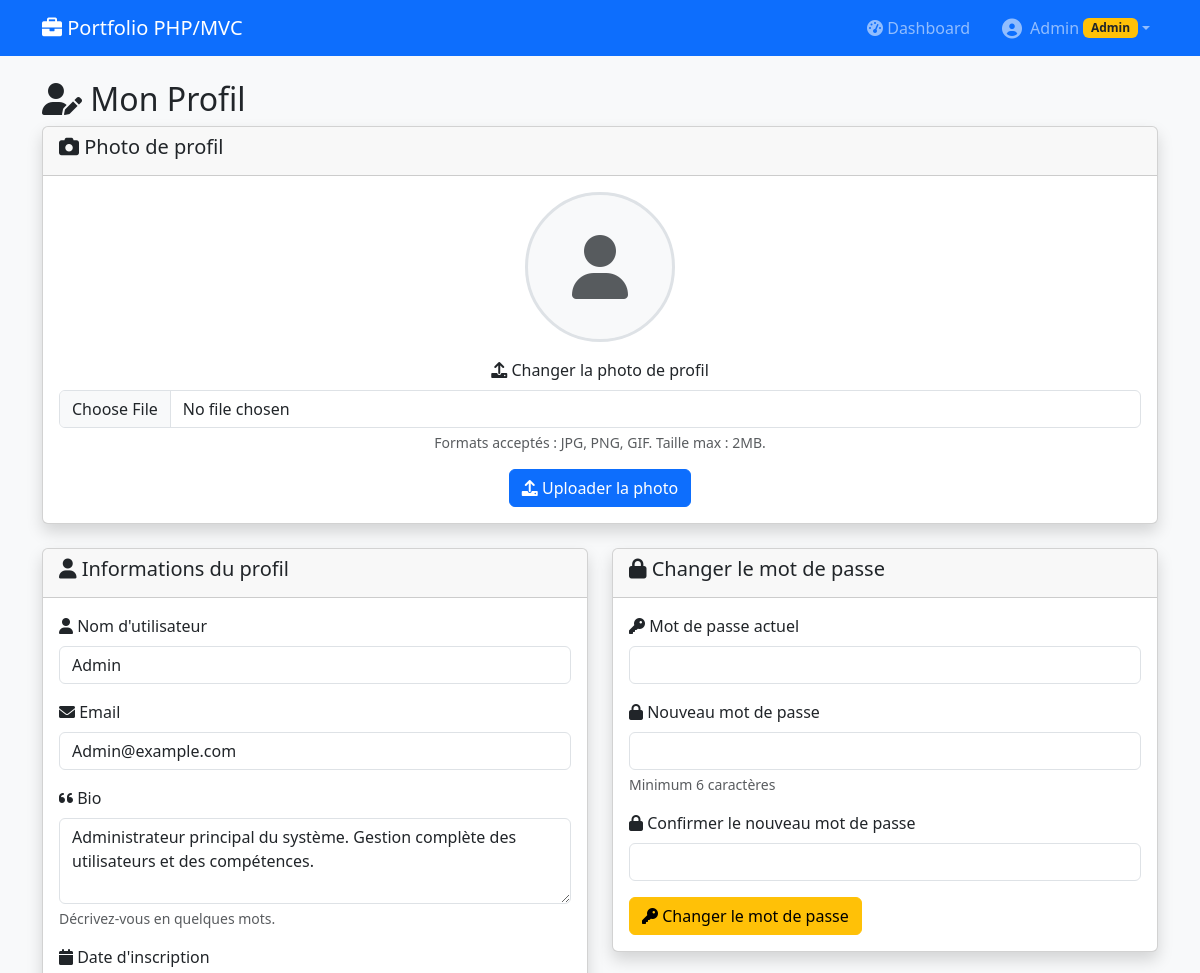
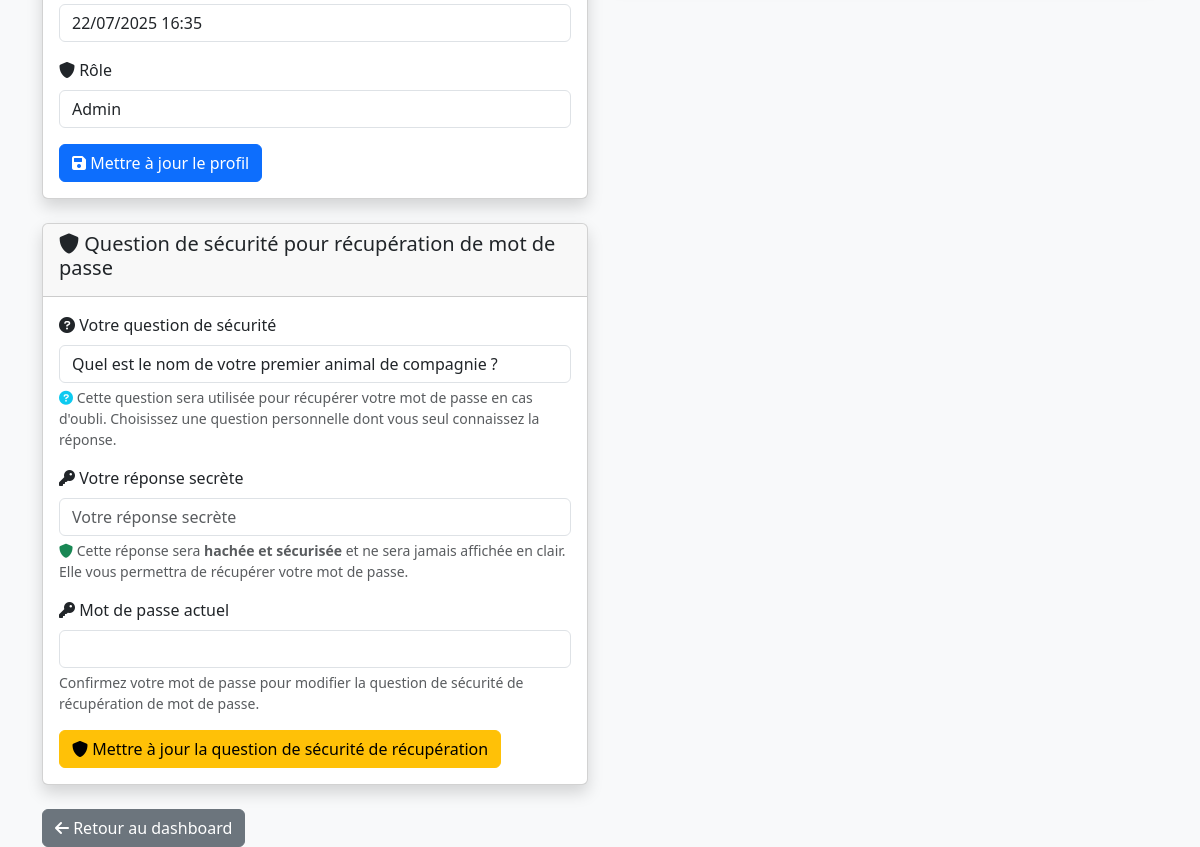
/index.php?action=profile (signed in), run on the app's committed database (2 pictures, top to bottom).
### tables this page shows
CREATE TABLE users (
    id INT AUTO_INCREMENT PRIMARY KEY,
    username VARCHAR(50) NOT NULL UNIQUE,
    email VARCHAR(100) NOT NULL UNIQUE,
    password VARCHAR(255) NOT NULL,
    role ENUM('user', 'admin') DEFAULT 'user',
    created_at TIMESTAMP DEFAULT CURRENT_TIMESTAMP,
    updated_at TIMESTAMP DEFAULT CURRENT_TIMESTAMP ON UPDATE CURRENT_TIMESTAMP,
    security_question VARCHAR(255) DEFAULT 'Quel est le nom de votre premier animal de compagnie ?',
    security_answer VARCHAR(255) DEFAULT 'chat',
    bio TEXT DEFAULT NULL,
    profile_picture VARCHAR(255) DEFAULT NULL,
    profile_completed BOOLEAN DEFAULT FALSE
);

### views/profile/index.php (the view, shortened to what the rows shown need)
<!DOCTYPE html>
<html lang="fr">
<head>
    <link href="https://cdn.jsdelivr.net/npm/bootstrap@5.3.0/dist/css/bootstrap.min.css" rel="stylesheet">
    <link href="https://cdnjs.cloudflare.com/ajax/libs/font-awesome/6.0.0/css/all.min.css" rel="stylesheet">
</head>
<body class="bg-light">
    <nav class="navbar navbar-expand-lg navbar-dark bg-primary">
        <div class="container">
            <a class="navbar-brand" href="index.php?action=dashboard">
                <i class="fas fa-briefcase"></i> <?= APP_NAME ?>
            </a>
            <div class="navbar-nav ms-auto">
                <a class="nav-link me-3" href="index.php?action=dashboard">
                    <i class="fas fa-tachometer-alt"></i> Dashboard
                </a>
                <div class="nav-item dropdown">
                    <a class="nav-link dropdown-toggle d-flex align-items-center" href="#" role="button" data-bs-toggle="dropdown" aria-expanded="false">
                        <i class="fas fa-user-circle fa-lg me-2"></i>
                        <?= htmlspecialchars($user['username']) ?>
                        <?php if ($authController->isAdmin()): ?>
                            <span class="badge bg-warning text-dark ms-1">Admin</span>
                        <?php endif; ?>
                    </a>
                </div>
            </div>
        </div>
    </nav>
    <div class="container mt-4">
        <div class="row">
            <div class="col-12">
                <h2><i class="fas fa-user-edit"></i> Mon Profil</h2>
                <div class="row">
                    <div class="col-12 mb-4">
                        <div class="card shadow">
                            <div class="card-header">
                                <h5><i class="fas fa-camera"></i> Photo de profil</h5>
                            </div>
                            <div class="card-body text-center">
                                <div class="bg-light rounded-circle d-inline-flex align-items-center justify-content-center mb-3"
                                     style="width: 150px; height: 150px; border: 3px solid #dee2e6;">
                                    <i class="fas fa-user fa-4x text-muted"></i>
                                </div>
                                <form method="POST" action="index.php?action=profile&subaction=upload_photo" enctype="multipart/form-data">
                                    <div class="mb-3">
                                        <label for="profile_picture" class="form-label">
                                            <i class="fas fa-upload"></i> Changer la photo de profil
                                        </label>
                                        <input type="file"
                                               class="form-control"
                                               id="profile_picture"
                                               name="profile_picture"
                                               accept="image/*"
                                               onchange="previewImage(this)">
                                        <div class="form-text">
                                            Formats acceptés : JPG, PNG, GIF. Taille max : 2MB.
                                        </div>
                                    </div>
                                    <button type="submit" class="btn btn-primary">
                                        <i class="fas fa-upload"></i> Uploader la photo
                                    </button>
                                </form>
                            </div>
                        </div>
                    </div>
                    <div class="col-md-6">
                        <div class="card shadow">
                            <div class="card-header">
                                <h5><i class="fas fa-user"></i> Informations du profil</h5>
                            </div>
                            <div class="card-body">
                                <form method="POST" action="index.php?action=profile&subaction=update">
                                    <div class="mb-3">
                                        <label for="username" class="form-label">
                                            <i class="fas fa-user"></i> Nom d'utilisateur
                                        </label>
                                        <input type="text"
                                               class="form-control"
                                               id="username"
                                               name="username"
                                               value="<?= htmlspecialchars($user['username']) ?>"
                                               minlength="3"
                                               required>
                                    </div>
                                    <div class="mb-3">
                                        <label for="email" class="form-label">
                                            <i class="fas fa-envelope"></i> Email
                                        </label>
                                        <input type="email"
                                               class="form-control"
                                               id="email"
                                               name="email"
                                               value="<?= htmlspecialchars($user['email']) ?>"
                                               autocomplete="email"
                                               required>
                                    </div>
                                    <div class="mb-3">
                                        <label for="bio" class="form-label">
                                            <i class="fas fa-quote-left"></i> Bio
                                        </label>
                                        <textarea class="form-control"
                                                  id="bio"
                                                  name="bio"
                                                  rows="3"
                                                  placeholder="Parlez-nous de vous..."><?= htmlspecialchars($userWithSecurity['bio'] ?? '') ?></textarea>
                                        <div class="form-text">
                                            Décrivez-vous en quelques mots.
                                        </div>
                                    </div>
                                    <div class="mb-3">
                                        <label class="form-label">
                                            <i class="fas fa-calendar"></i> Date d'inscription
                                        </label>
                                        <input type="text"
                                               class="form-control"
                                               value="<?= date('d/m/Y H:i', strtotime($user['created_at'])) ?>"
                                               readonly>
                                    </div>
                                    <div class="mb-3">
                                        <label class="form-label">
                                            <i class="fas fa-shield-alt"></i> Rôle
                                        </label>
                                        <input type="text"
                                               class="form-control"
                                               value="<?= ucfirst($user['role']) ?>"
                                               readonly>
                                    </div>
                                    <button type="submit" class="btn btn-primary">
                                        <i class="fas fa-save"></i> Mettre à jour le profil
                                    </button>
                                </form>
                            </div>
                        </div>
                        <div class="card shadow mt-4">
                            <div class="card-header">
                                <h5><i class="fas fa-shield-alt"></i> Question de sécurité pour récupération de mot de passe</h5>
                            </div>
                            <div class="card-body">
                                <form method="POST" action="index.php?action=profile&subaction=security_question">
                                    <div class="mb-3">
                                        <label for="security_question" class="form-label">
                                            <i class="fas fa-question-circle"></i> Votre question de sécurité
                                        </label>
                                        <input type="text"
                                               class="form-control"
                                               id="security_question"
                                               name="security_question"
                                               value="<?= htmlspecialchars($userWithSecurity['security_question'] ?? '') ?>"
                                               placeholder="Ex: Quel est le nom de votre premier animal de compagnie ?"
                                               required>
                                        <div class="form-text">
                                            <i class="fas fa-question-circle text-info"></i>
                                            Cette question sera utilisée pour récupérer votre mot de passe en cas d'oubli. Choisissez une question personnelle dont vous seul connaissez la réponse.
                                        </div>
                                    </div>
                                    <div class="mb-3">
                                        <label for="security_answer" class="form-label">
                                            <i class="fas fa-key"></i> Votre réponse secrète
                                        </label>
                                        <input type="password"
                                               class="form-control"
                                               id="security_answer"
                                               name="security_answer"
                                               placeholder="Votre réponse secrète"
                                               autocomplete="new-password"
                                               data-lpignore="true"
                                               data-form-type="other"
                                               required>
                                        <div class="form-text">
                                            <i class="fas fa-shield-alt text-success"></i>
                                            Cette réponse sera <strong>hachée et sécurisée</strong> et ne sera jamais affichée en clair. Elle vous permettra de récupérer votre mot de passe.
                                        </div>
                                    </div>
                                    <div class="mb-3">
                                        <label for="security_current_password" class="form-label">
                                            <i class="fas fa-key"></i> Mot de passe actuel
                                        </label>
                                        <input type="password"
                                               class="form-control"
                                               id="security_current_password"
                                               name="current_password"
                                               autocomplete="current-password"
                                               required>
                                        <div class="form-text">
                                            Confirmez votre mot de passe pour modifier la question de sécurité de récupération de mot de passe.
                                        </div>
                                    </div>
                                    <button type="submit" class="btn btn-warning">
                                        <i class="fas fa-shield-alt"></i> Mettre à jour la question de sécurité de récupération
                                    </button>
                                </form>
                            </div>
                        </div>
                    </div>
                    <div class="col-md-6">
                        <div class="card shadow">
                            <div class="card-header">
                                <h5><i class="fas fa-lock"></i> Changer le mot de passe</h5>
                            </div>
                            <div class="card-body">
                                <form method="POST" action="index.php?action=profile&subaction=password">
                                    <div class="mb-3">
                                        <label for="current_password" class="form-label">
                                            <i class="fas fa-key"></i> Mot de passe actuel
                                        </label>
                                        <input type="password"
                                               class="form-control"
                                               id="current_password"
                                               name="current_password"
                                               autocomplete="current-password"
                                               required>
                                    </div>
                                    <div class="mb-3">
                                        <label for="new_password" class="form-label">
                                            <i class="fas fa-lock"></i> Nouveau mot de passe
                                        </label>
                                        <input type="password"
                                               class="form-control"
                                               id="new_password"
                                               name="new_password"
                                               minlength="6"
                                               autocomplete="new-password"
                                               required>
                                        <div class="form-text">Minimum 6 caractères</div>
                                    </div>
                                    <div class="mb-3">
                                        <label for="confirm_password" class="form-label">
                                            <i class="fas fa-lock"></i> Confirmer le nouveau mot de passe
                                        </label>
                                        <input type="password"
                                               class="form-control"
                                               id="confirm_password"
                                               name="confirm_password"
                                               autocomplete="new-password"
                                               required>
                                    </div>
                                    <button type="submit" class="btn btn-warning">
                                        <i class="fas fa-key"></i> Changer le mot de passe
                                    </button>
                                </form>
                            </div>
                        </div>
                    </div>
                </div>
                <div class="mt-4">
                    <a href="index.php?action=dashboard" class="btn btn-secondary">
                        <i class="fas fa-arrow-left"></i> Retour au dashboard
                    </a>
                </div>
            </div>
        </div>
    </div>
</body>
</html>

### data on the page
users: username "Admin", email "Admin@example.com", bio "Administrateur principal du système. Gestion complète des utilisateurs et des compétences.", created_at "22/07/2025 16:35", role "Admin", security_question "Quel est le nom de votre premier animal de compagnie ?"

### other printed values
APP_NAME "Portfolio PHP/MVC"
